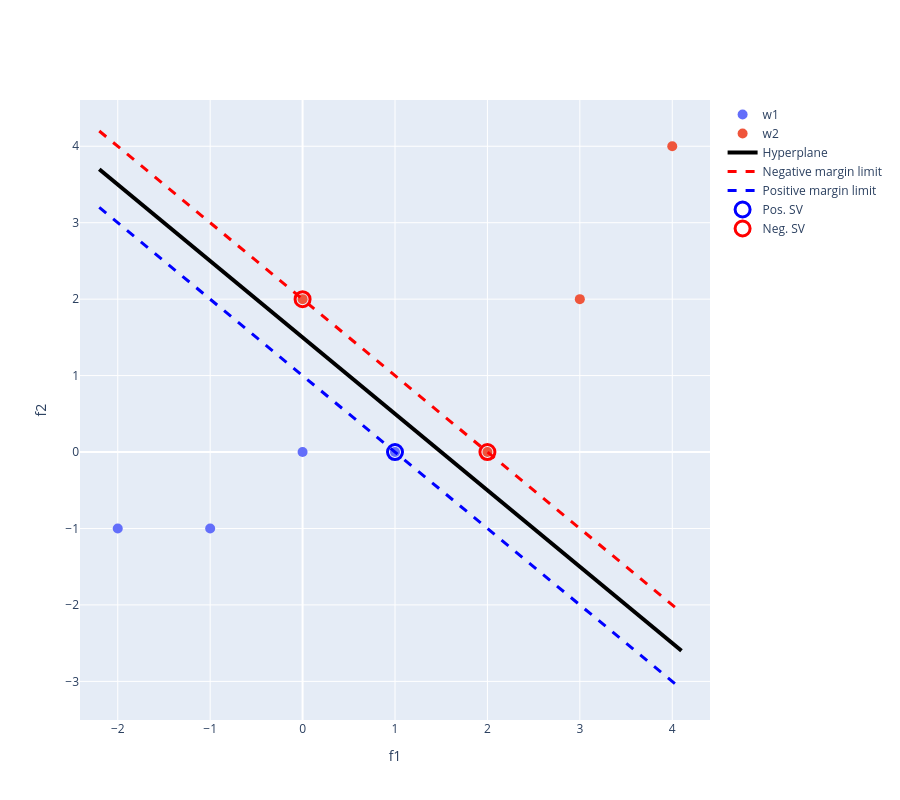

Notebook code cell kept with this figure:
### Code cell
xx = np.arange(np.min(X[:,0])-0.2,np.max(X[:,0])+0.2,0.1) # Range of x values for plotting the
                                                          # hyperplane and margin limits

hyperplane = -w[0]/w[1]*xx-b/w[1] # The hyperplane is defined by the equation w[0]*x1 + w[1]*x2 + b = 0,
                                  # which can be rearranged to x2 = -w[0]/w[1]*x1 - b/w[1]
negLine = -w[0]/w[1]*xx-b/w[1]-1/w[1] # The negative margin limit is defined by the equation w[0]*x1 + w[1]*x2 + b = -1
posLine = -w[0]/w[1]*xx-b/w[1]+1/w[1] # The positive margin limit is defined by the equation w[0]*x1 + w[1]*x2 + b = 1

hyperplane = np.array(hyperplane).squeeze() # Convert the hyperplane values to a 1D array for plotting
negLine = np.array(negLine).squeeze() # Convert the negative margin limit values to a 1D array for plotting
posLine = np.array(posLine).squeeze() # Convert the positive margin limit values to a 1D array for plotting

# Identify the indexes of the positive and negative samples for plotting
ixPos=np.where(y==1)[0]
ixNeg=np.where(y==-1)[0]

# Plot the data points, the hyperplane, the margin limits, and the support vectors
fig=go.Figure()
fig.add_trace(go.Scatter(x=X[ixPos,0],y=X[ixPos,1],name='w1'))
fig.add_trace(go.Scatter(x=X[ixNeg,0],y=X[ixNeg,1],name='w2'))
fig.update_traces(marker=dict(size=10))
fig.update_traces(mode='markers')

fig.add_trace(go.Scatter(x=xx,y=hyperplane,mode='lines', line=dict(color="black",width=4),name='Hyperplane'))
fig.add_trace(go.Scatter(x=xx,y=negLine,mode='lines', line=dict(color="red",width=3,dash='dash'),name='Negative margin limit'))
fig.add_trace(go.Scatter(x=xx,y=posLine,mode='lines', line=dict(color="blue",width=3,dash='dash'),name='Positive margin limit'))

fig.add_trace(go.Scatter(x=PosSvs[0,:],y=PosSvs[1,:],mode='markers',name='Pos. SV',
                         marker_size=15,marker_symbol="circle-open",marker=dict(color="blue",
                                                                                line=dict(width=3,color='blue'))))
fig.add_trace(go.Scatter(x=NegSvs[0,:],y=NegSvs[1,:],mode='markers',name='Neg. SV',
                         marker_size=15,marker_symbol="circle-open",marker=dict(color="red",
                                                                                line=dict(width=3,color='red'))))
fig.update_xaxes(title_text='f1')
fig.update_yaxes(title_text='f2')
fig.update_layout(
    autosize=False,
    width=900,
    height=800)

fig.show()

### Figure 1 — Plotly figure (JSON) as saved in the notebook; plotly's stock layout.template omitted (floating-point values rounded to 4 significant figures)
{"data": [{"marker": {"size": 10}, "mode": "markers", "name": "w1", "type": "scatter", "x": [-2, -1, 0, 1], "y": [-1, -1, 0, 0]}, {"marker": {"size": 10}, "mode": "markers", "name": "w2", "type": "scatter", "x": [2, 0, 3, 4], "y": [0, 2, 2, 4]}, {"line": {"color": "black", "width": 4}, "mode": "lines", "name": "Hyperplane", "type": "scatter", "x": [-2.2, -2.1, -2.0, -1.9, -1.8, -1.7, -1.6, -1.5, -1.4, -1.3, -1.2, -1.1, -1.0, -0.9, -0.8, -0.7, -0.6, -0.5, -0.4, -0.3, -0.2, -0.1, 1.776e-15, 0.1, 0.2, 0.3, 0.4, 0.5, 0.6, 0.7, 0.8, 0.9, 1.0, 1.1, 1.2, 1.3, 1.4, 1.5, 1.6, 1.7, 1.8, 1.9, 2.0, 2.1, 2.2, 2.3, 2.4, 2.5, 2.6, 2.7, 2.8, 2.9, 3.0, 3.1, 3.2, 3.3, 3.4, 3.5, 3.6, 3.7, 3.8, 3.9, 4.0, 4.1], "y": [3.699, 3.599, 3.499, 3.399, 3.3, 3.2, 3.1, 3.0, 2.9, 2.8, 2.7, 2.6, 2.5, 2.4, 2.3, 2.2, 2.1, 2.0, 1.9, 1.8, 1.7, 1.6, 1.5, 1.4, 1.3, 1.2, 1.1, 0.9999, 0.8999, 0.7999, 0.6999, 0.5999, 0.4999, 0.3999, 0.3, 0.2, 0.09999, -3.109e-15, -0.09999, -0.2, -0.3, -0.3999, -0.4999, -0.5999, -0.6999, -0.7999, -0.8999, -0.9999, -1.1, -1.2, -1.3, -1.4, -1.5, -1.6, -1.7, -1.8, -1.9, -2.0, -2.1, -2.2, -2.3, -2.4, -2.5, -2.6]}, {"line": {"color": "red", "dash": "dash", "width": 3}, "mode": "lines", "name": "Negative margin limit", "type": "scatter", "x": [-2.2, -2.1, -2.0, -1.9, -1.8, -1.7, -1.6, -1.5, -1.4, -1.3, -1.2, -1.1, -1.0, -0.9, -0.8, -0.7, -0.6, -0.5, -0.4, -0.3, -0.2, -0.1, 1.776e-15, 0.1, 0.2, 0.3, 0.4, 0.5, 0.6, 0.7, 0.8, 0.9, 1.0, 1.1, 1.2, 1.3, 1.4, 1.5, 1.6, 1.7, 1.8, 1.9, 2.0, 2.1, 2.2, 2.3, 2.4, 2.5, 2.6, 2.7, 2.8, 2.9, 3.0, 3.1, 3.2, 3.3, 3.4, 3.5, 3.6, 3.7, 3.8, 3.9, 4.0, 4.1], "y": [4.2, 4.1, 4.0, 3.9, 3.8, 3.7, 3.6, 3.5, 3.4, 3.3, 3.2, 3.1, 3.0, 2.9, 2.8, 2.7, 2.6, 2.5, 2.4, 2.3, 2.2, 2.1, 2.0, 1.9, 1.8, 1.7, 1.6, 1.5, 1.4, 1.3, 1.2, 1.1, 1.0, 0.9, 0.8, 0.7, 0.6001, 0.5001, 0.4001, 0.3001, 0.2001, 0.1001, 0.0001484, -0.09984, -0.1998, -0.2998, -0.3998, -0.4998, -0.5998, -0.6997, -0.7997, -0.8997, -0.9997, -1.1, -1.2, -1.3, -1.4, -1.5, -1.6, -1.7, -1.8, -1.9, -2.0, -2.1]}, {"line": {"color": "blue", "dash": "dash", "width": 3}, "mode": "lines", "name": "Positive margin limit", "type": "scatter", "x": [-2.2, -2.1, -2.0, -1.9, -1.8, -1.7, -1.6, -1.5, -1.4, -1.3, -1.2, -1.1, -1.0, -0.9, -0.8, -0.7, -0.6, -0.5, -0.4, -0.3, -0.2, -0.1, 1.776e-15, 0.1, 0.2, 0.3, 0.4, 0.5, 0.6, 0.7, 0.8, 0.9, 1.0, 1.1, 1.2, 1.3, 1.4, 1.5, 1.6, 1.7, 1.8, 1.9, 2.0, 2.1, 2.2, 2.3, 2.4, 2.5, 2.6, 2.7, 2.8, 2.9, 3.0, 3.1, 3.2, 3.3, 3.4, 3.5, 3.6, 3.7, 3.8, 3.9, 4.0, 4.1], "y": [3.199, 3.099, 2.999, 2.899, 2.799, 2.699, 2.599, 2.499, 2.399, 2.3, 2.2, 2.1, 2.0, 1.9, 1.8, 1.7, 1.6, 1.5, 1.4, 1.3, 1.2, 1.1, 0.9997, 0.8997, 0.7997, 0.6997, 0.5998, 0.4998, 0.3998, 0.2998, 0.1998, 0.09984, -0.0001484, -0.1001, -0.2001, -0.3001, -0.4001, -0.5001, -0.6001, -0.7, -0.8, -0.9, -1.0, -1.1, -1.2, -1.3, -1.4, -1.5, -1.6, -1.7, -1.8, -1.9, -2.0, -2.1, -2.2, -2.3, -2.4, -2.5, -2.6, -2.7, -2.8, -2.9, -3.0, -3.1]}, {"marker": {"color": "blue", "line": {"color": "blue", "width": 3}, "size": 15, "symbol": "circle-open"}, "mode": "markers", "name": "Pos. SV", "type": "scatter", "x": [1], "y": [0]}, {"marker": {"color": "red", "line": {"color": "red", "width": 3}, "size": 15, "symbol": "circle-open"}, "mode": "markers", "name": "Neg. SV", "type": "scatter", "x": [2, 0], "y": [0, 2]}], "layout": {"autosize": false, "height": 800, "width": 900, "xaxis": {"title": {"text": "f1"}}, "yaxis": {"title": {"text": "f2"}}}}
